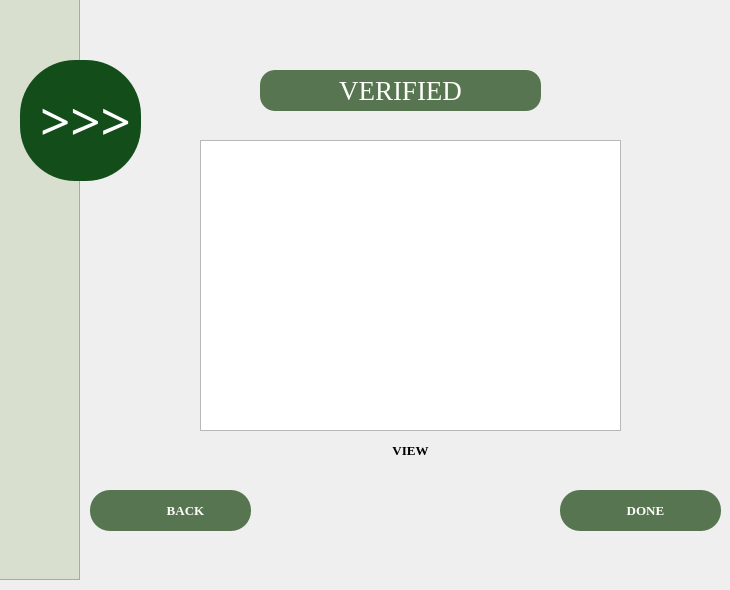
    <widget class="QWidget" name="page5">
     <widget class="QTableView" name="tableView_3">
      <property name="geometry">
       <rect>
        <x>200</x>
        <y>140</y>
        <width>421</width>
        <height>291</height>
       </rect>
      </property>
     </widget>
     <widget class="QFrame" name="frame_4">
      <property name="geometry">
       <rect>
        <x>260</x>
        <y>70</y>
        <width>281</width>
        <height>41</height>
       </rect>
      </property>
      <property name="styleSheet">
       <string notr="true">background-color: rgb(87, 117, 80);
border-radius: 15px;</string>
      </property>
      <property name="frameShape">
       <enum>QFrame::StyledPanel</enum>
      </property>
      <property name="frameShadow">
       <enum>QFrame::Raised</enum>
      </property>
      <widget class="QLabel" name="label_4">
       <property name="geometry">
        <rect>
         <x>10</x>
         <y>10</y>
         <width>261</width>
         <height>21</height>
        </rect>
       </property>
       <property name="font">
        <font>
         <family>Georgia</family>
         <pointsize>20</pointsize>
        </font>
       </property>
       <property name="styleSheet">
        <string notr="true">color: #fefffa;</string>
       </property>
       <property name="text">
        <string>VERIFIED</string>
       </property>
       <property name="alignment">
        <set>Qt::AlignCenter</set>
       </property>
      </widget>
     </widget>
     <widget class="QFrame" name="frame_13">
      <property name="geometry">
       <rect>
        <x>-1</x>
        <y>-1</y>
        <width>81</width>
        <height>581</height>
       </rect>
      </property>
      <property name="styleSheet">
       <string notr="true">background-color: #d9dfce;</string>
      </property>
      <property name="frameShape">
       <enum>QFrame::StyledPanel</enum>
      </property>
      <property name="frameShadow">
       <enum>QFrame::Raised</enum>
      </property>
     </widget>
     <widget class="QFrame" name="frame_14">
      <property name="geometry">
       <rect>
        <x>20</x>
        <y>60</y>
        <width>121</width>
        <height>121</height>
       </rect>
      </property>
      <property name="styleSheet">
       <string notr="true">background-color: #134e1a;
border-radius: 55px;</string>
      </property>
      <property name="frameShape">
       <enum>QFrame::StyledPanel</enum>
      </property>
      <property name="frameShadow">
       <enum>QFrame::Raised</enum>
      </property>
      <widget class="QLabel" name="label_5">
       <property name="geometry">
        <rect>
         <x>-10</x>
         <y>10</y>
         <width>151</width>
         <height>101</height>
        </rect>
       </property>
       <property name="font">
        <font>
         <family>OCR A Extended</family>
         <pointsize>40</pointsize>
        </font>
       </property>
       <property name="styleSheet">
        <string notr="true">background-color: transparent;
color: #ffffff;</string>
       </property>
       <property name="text">
        <string>&gt;&gt;&gt;</string>
       </property>
       <property name="scaledContents">
        <bool>false</bool>
       </property>
       <property name="alignment">
        <set>Qt::AlignCenter</set>
       </property>
      </widget>
     </widget>
     <widget class="QFrame" name="frame_15">
      <property name="geometry">
       <rect>
        <x>90</x>
        <y>490</y>
        <width>161</width>
        <height>41</height>
       </rect>
      </property>
      <property name="styleSheet">
       <string notr="true">background-color: rgb(87, 117, 80);
border-radius: 20px;</string>
      </property>
      <property name="frameShape">
       <enum>QFrame::StyledPanel</enum>
      </property>
      <property name="frameShadow">
       <enum>QFrame::Raised</enum>
      </property>
      <widget class="QLabel" name="label_9">
       <property name="geometry">
        <rect>
         <x>50</x>
         <y>10</y>
         <width>91</width>
         <height>21</height>
        </rect>
       </property>
       <property name="font">
        <font>
         <family>Georgia</family>
         <pointsize>10</pointsize>
         <weight>75</weight>
         <bold>true</bold>
        </font>
       </property>
       <property name="styleSheet">
        <string notr="true">background-color: transparent;
color: #fefffa;</string>
       </property>
       <property name="text">
        <string>BACK</string>
       </property>
       <property name="alignment">
        <set>Qt::AlignCenter</set>
       </property>
      </widget>
      <widget class="QLabel" name="label_11">
       <property name="geometry">
        <rect>
         <x>10</x>
         <y>10</y>
         <width>51</width>
         <height>21</height>
        </rect>
       </property>
       <property name="font">
        <font>
         <family>Georgia</family>
         <pointsize>10</pointsize>
         <weight>75</weight>
         <bold>true</bold>
        </font>
       </property>
       <property name="styleSheet">
        <string notr="true">background-color: transparent;
color: #fefffa;</string>
       </property>
       <property name="text">
        <string/>
       </property>
       <property name="pixmap">
        <pixmap resource="resources.qrc">:/icons/ovalArrow.png</pixmap>
       </property>
       <property name="scaledContents">
        <bool>true</bool>
       </property>
       <property name="alignment">
        <set>Qt::AlignCenter</set>
       </property>
      </widget>
     </widget>
     <widget class="QFrame" name="frame_16">
      <property name="geometry">
       <rect>
        <x>560</x>
        <y>490</y>
        <width>161</width>
        <height>41</height>
       </rect>
      </property>
      <property name="styleSheet">
       <string notr="true">background-color: rgb(87, 117, 80);
border-radius: 20px;</string>
      </property>
      <property name="frameShape">
       <enum>QFrame::StyledPanel</enum>
      </property>
      <property name="frameShadow">
       <enum>QFrame::Raised</enum>
      </property>
      <widget class="QLabel" name="label_10">
       <property name="geometry">
        <rect>
         <x>40</x>
         <y>10</y>
         <width>91</width>
         <height>21</height>
        </rect>
       </property>
       <property name="font">
        <font>
         <family>Georgia</family>
         <pointsize>10</pointsize>
         <weight>75</weight>
         <bold>true</bold>
        </font>
       </property>
       <property name="styleSheet">
        <string notr="true">background-color: transparent;
color: #fefffa;</string>
       </property>
       <property name="text">
        <string>DONE</string>
       </property>
       <property name="alignment">
        <set>Qt::AlignCenter</set>
       </property>
      </widget>
     </widget>
     <widget class="QLabel" name="label_6">
      <property name="geometry">
       <rect>
        <x>280</x>
        <y>440</y>
        <width>261</width>
        <height>21</height>
       </rect>
      </property>
      <property name="font">
       <font>
        <family>Georgia</family>
        <pointsize>10</pointsize>
        <weight>75</weight>
        <bold>true</bold>
       </font>
      </property>
      <property name="styleSheet">
       <string notr="true">background-color: transparent;
color: #000000;</string>
      </property>
      <property name="text">
       <string>VIEW</string>
      </property>
      <property name="alignment">
       <set>Qt::AlignCenter</set>
      </property>
     </widget>
    </widget>
